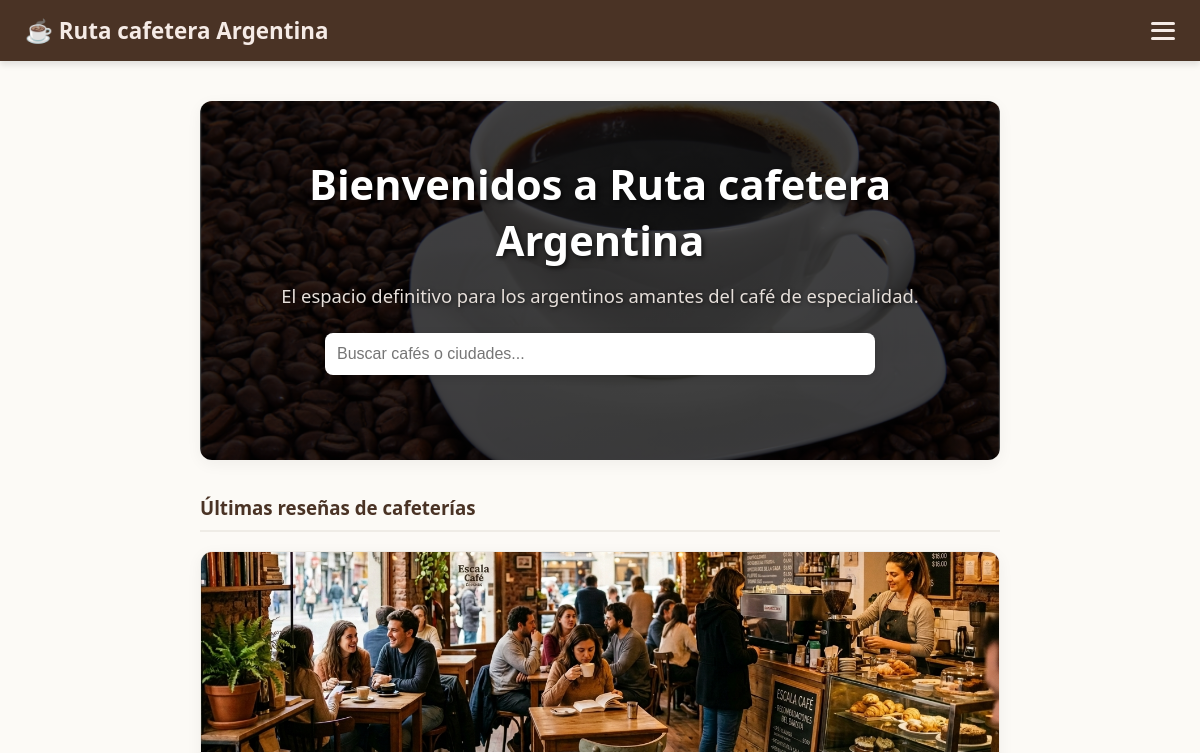
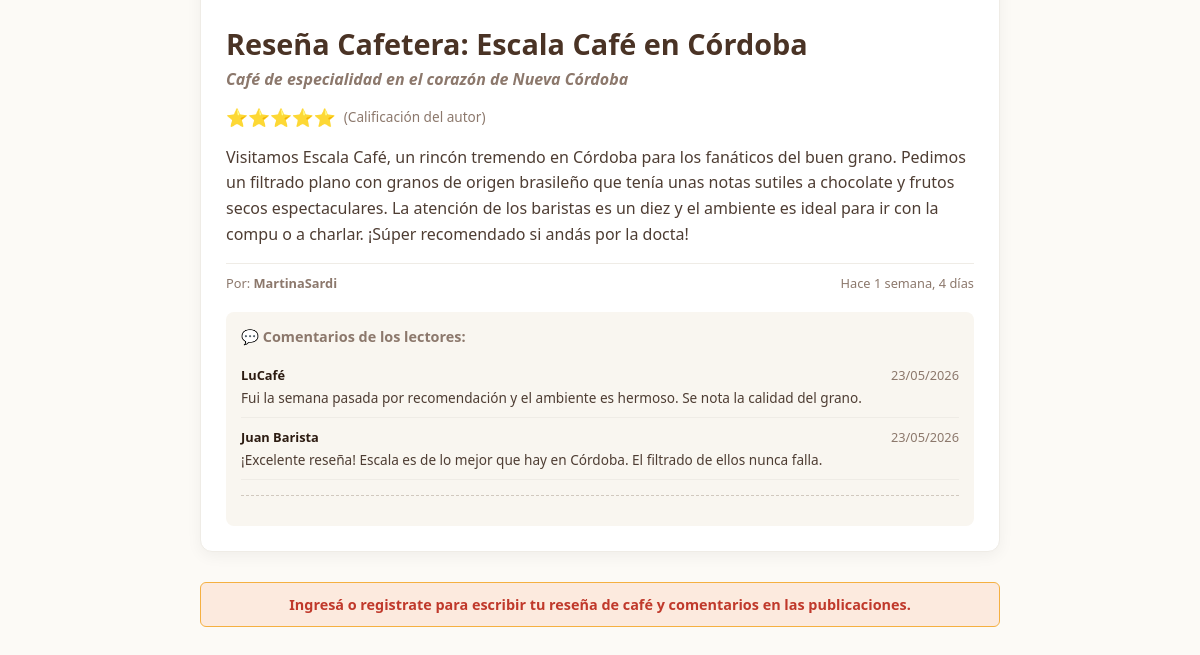
The app's page /, older data (2 pictures, top to bottom).
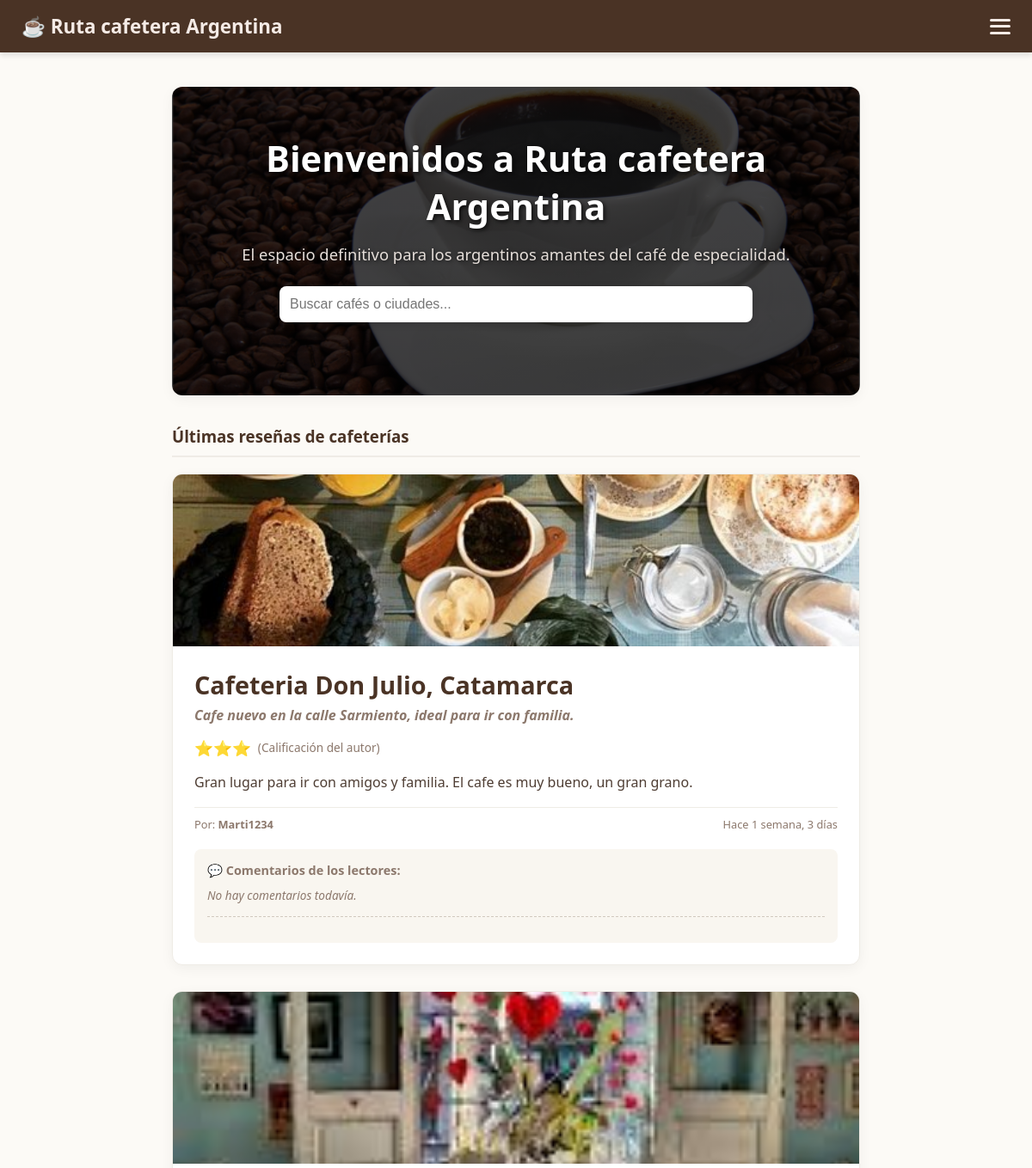
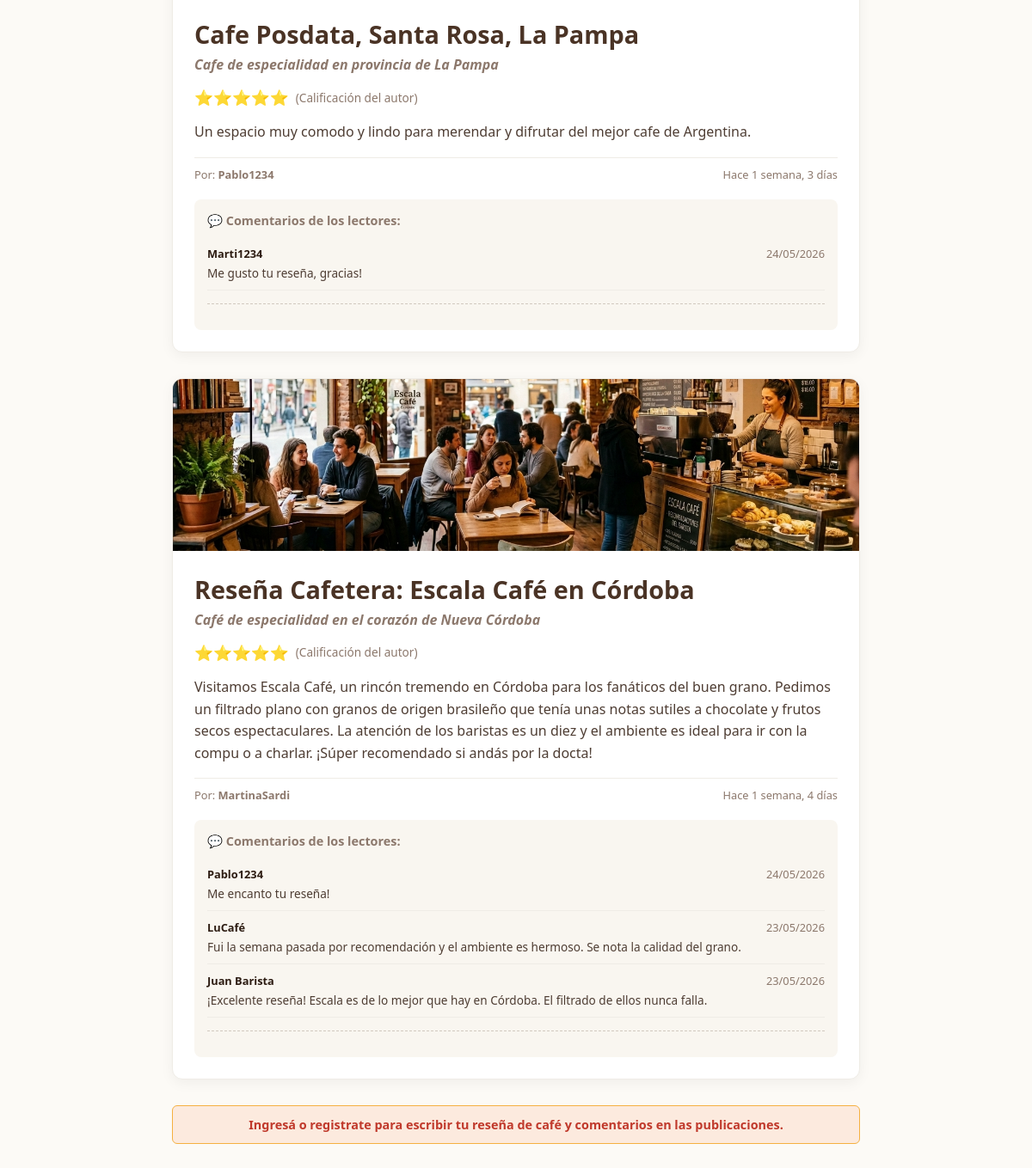
The same page, newer data (2 pictures, top to bottom).
### blog/models.py (models this page shows, shortened)
class Post(models.Model):
    titulo = models.CharField(max_length=100)
    subtitulo = models.CharField(max_length=150, blank=True)
    contenido = models.TextField()
    autor = models.ForeignKey(User, on_delete=models.CASCADE)
    fecha = models.DateTimeField(auto_now_add=True)
    metodo_preparacion = models.ForeignKey(Metodo, on_delete=models.SET_NULL, null=True, blank=True)
    imagen = models.ImageField(upload_to='cafes/', blank=True, null=True)
    PUNTUACION_CHOICES = [
    (1, '⭐'),
    (2, '⭐⭐'),
    (3, '⭐⭐⭐'),
    (4, '⭐⭐⭐⭐'),
    (5, '⭐⭐⭐⭐⭐'),
    ]
    puntuacion = models.IntegerField(choices=PUNTUACION_CHOICES, default=5, verbose_name="Calificación")

class Comentario(models.Model):
    post = models.ForeignKey(Post, on_delete=models.CASCADE, related_name='comentarios')
    autor = models.CharField(max_length=100)
    texto = models.TextField()
    fecha = models.DateTimeField(auto_now_add=True)

### blog/views.py (the view)
# urls.py: path('', views.home, name='home'),
def home(request):
    termino_busqueda = request.GET.get('buscar', '')
    if termino_busqueda:
        posts = Post.objects.filter(titulo__icontains=termino_busqueda) | Post.objects.filter(contenido__icontains=termino_busqueda)
    else:
        posts = Post.objects.all()
    posts = posts.order_by('-fecha')
    for post in posts:
        post.lista_comentarios = Comentario.objects.filter(post=post).order_by('-fecha') # type: ignore
    return render(request, 'blog/home.html', {'posts': posts})

### blog/templates/blog/home.html (shortened to what this page needs)
{% extends 'blog/base.html' %}
{% load static %}
{% block contenido %}
<div class="banner-bienvenida">
    <h1 style="color: #ffffff; font-size: 2.6rem; font-weight: bold; margin: 0 0 15px 0; text-shadow: 2px 2px 5px rgba(0,0,0,0.7);">
        Bienvenidos a Ruta cafetera Argentina
    </h1>
    <p style="color: #e6dfda; font-size: 1.15rem; margin: 0 0 25px 0; text-shadow: 1px 1px 4px rgba(0,0,0,0.7); max-width: 700px; margin: 0 auto 25px auto;">
        El espacio definitivo para los argentinos amantes del café de especialidad.
    </p>
    <div style="max-width: 550px; margin: 0 auto;">
        <form method="GET" action="/">
            <input type="text" name="buscar" class="buscador-cafe" placeholder="Buscar cafés o ciudades..." value="{{ request.GET.buscar }}" style="width: 100%; padding: 12px; border-radius: 8px; border: none; box-shadow: 0 2px 8px rgba(0,0,0,0.15);">
        </form>
    </div>
</div>
<div class="space-y-6">
    <h3 style="color: #4a3325; border-bottom: 2px solid #efece6; padding-bottom: 10px;">Últimas reseñas de cafeterías</h3>
    {% if posts %}
        {% for post in posts %}
            <div class="card-cafe">
        {% if post.imagen %}
            <img src="{{ post.imagen.url }}" alt="{{ post.titulo }}" class="banner-cafe" style="width: 100%; height: 200px; object-fit: cover; display: block;">
        {% else %}
            <img src="{% static 'blog/imágenes/default_cafe.png' %}" alt="Café por defecto" class="banner-cafe" style="width: 100%; height: 200px; object-fit: cover; display: block;">
        {% endif %}
                <div class="card-cuerpo">
                    <h2 class="card-titulo">{{ post.titulo }}</h2>
                    <h5 class="card-subtitulo">{{ post.subtitulo }}</h5>
                    <div style="display: flex; align-items: center; gap: 8px; margin: 8px 0;">
                        <span style="font-size: 1.1rem; color: #f39c12;">
                            {% if post.puntuacion == 1 %}⭐
                            {% elif post.puntuacion == 2 %}⭐⭐
                            {% elif post.puntuacion == 3 %}⭐⭐⭐
                            {% elif post.puntuacion == 4 %}⭐⭐⭐⭐
                            {% elif post.puntuacion == 5 %}⭐⭐⭐⭐⭐
                            {% endif %}
                        </span>
                        <span style="font-size: 0.85rem; color: #8c786c; font-weight: 500;">(Calificación del autor)</span>
                    </div>
                    <p class="card-texto">{{ post.contenido }}</p>
                    <div style="display: flex; justify-content: space-between; font-size: 0.8rem; color: #8c786c; margin-top: 15px; border-top: 1px solid #efece6; padding-top: 10px;">
                        <span>Por: <strong>{{ post.autor }}</strong></span>
                        <span>Hace {{ post.fecha|timesince }}</span>
                    </div>
                    <div class="bloque-comentarios">
                        <h4 style="margin: 0 0 10px 0; font-size: 0.9rem; color: #8c786c;">💬 Comentarios de los lectores:</h4>
                        {% if post.lista_comentarios %}
                            {% for comentario in post.lista_comentarios %}
                                <div class="comentario-item">
                                    <div style="display: flex; justify-content: space-between; font-size: 0.8rem; margin-bottom: 4px;">
                                        <strong>{{ comentario.autor }}</strong>
                                        <span style="color: #8c786c;">{{ comentario.fecha|date:"d/m/Y" }}</span>
                                    </div>
                                    <p style="margin: 0; font-size: 0.85rem; color: #4e3d33;">{{ comentario.texto }}</p>
                                </div>
                            {% endfor %}
                        {% else %}
                            <p style="margin: 0; font-size: 0.85rem; color: #8c786c; font-style: italic;">No hay comentarios todavía.</p>
                        {% endif %}
                        <div style="margin-top: 15px; border-top: 1px dashed #d1c9bf; padding-top: 15px;">
                        </div>
                    </div>
                </div>
            </div>
        {% endfor %}
    {% else %}
        <div style="background-color: #e6dfd3; color: #4a3325; text-align: center; padding: 20px; border-radius: 8px;">
            Todavía no hay reseñas cargadas o no coinciden con tu búsqueda.
        </div>
    {% endif %}
    {% if not request.user.is_authenticated %}
        <div style="background-color: #fceade; color: #c0392b; padding: 12px; border-radius: 6px; font-size: 0.9rem; text-align: center; font-weight: bold; margin-top: 20px; border: 1px solid #f5b041;">
            Ingresá o registrate para escribir tu reseña de café y comentarios en las publicaciones.
        </div>
    {% endif %}
</div>
{% endblock %}

### blog/templates/blog/base.html (shortened to what this page needs)
{% load static %}
<!DOCTYPE html>
<html lang="es">
<head>
    <link rel="stylesheet" href="{% static 'blog/css/estilos.css' %}">
</head>
<body>
    <nav class="navbar-cafe">
        <a href="/" class="brand">☕ Ruta cafetera Argentina</a>
        <label for="menu-toggle" class="menu-hamburguesa">
            <span></span>
            <span></span>
            <span></span>
        </label>
    </nav>
    <div class="container">
        {% block contenido %}
        {% endblock %}
    </div>
</body>
</html>

### blog/static/blog/css/estilos.css (style rules this page uses)
body { background-color: #fcfaf6; color: #2c1b11; font-family: 'Segoe UI', Tahoma, Geneva, Verdana, sans-serif; margin: 0; padding: 0; }
.navbar-cafe { background-color: #4a3325; padding: 15px 25px; display: flex; justify-content: space-between; align-items: center; box-shadow: 0 4px 6px rgba(0,0,0,0.1); position: relative; z-index: 100; }
.brand { font-size: 1.4rem; font-weight: bold; color: #f5ebe6; text-decoration: none; }
.menu-hamburguesa { display: flex; flex-direction: column; justify-content: space-between; width: 24px; height: 18px; cursor: pointer; }
.menu-hamburguesa span { display: block; width: 100%; height: 3px; background-color: #f5ebe6; border-radius: 2px; transition: all 0.3s ease; }
.container { max-width: 800px; margin: 40px auto; padding: 0 20px; }
.buscador-cafe { width: 100px; width: 100%; padding: 12px; border: 2px solid #d1c9bf; border-radius: 8px; font-size: 1rem; box-sizing: border-box; margin-bottom: 30px; outline: none; }
.card-cafe { background: #ffffff; border-radius: 12px; box-shadow: 0 4px 15px rgba(0,0,0,0.05); border: 1px solid #efece6; margin-bottom: 30px; overflow: hidden; }
.banner-cafe { background-color: #e6dfd3; height: 180px; background-size: cover; background-position: center; }
.card-cuerpo { padding: 25px; }
.card-titulo { color: #4a3325; margin: 0 0 5px 0; font-size: 1.8rem; }
.card-subtitulo { color: #8c786c; margin: 0 0 15px 0; font-size: 1rem; font-style: italic; }
.card-texto { line-height: 1.6; color: #4e3d33; }
.bloque-comentarios { background-color: #f9f6f0; border-radius: 8px; padding: 15px; margin-top: 20px; }
.comentario-item { border-bottom: 1px solid #efece6; padding: 10px 0; }

Row changes from the older to the newer data that the page shows:
added Post: imagen (picture), titulo "Cafeteria Don Julio, Catamarca", subtitulo "Cafe nuevo en la calle Sarmiento, ideal para ir con familia.", contenido "Gran lugar para ir con amigos y familia. El cafe es muy bueno, un gran grano.", autor "Marti1234", fecha "1 semana, 3 días", shows "No hay comentarios todavía."
added Post: imagen (picture), titulo "Cafe Posdata, Santa Rosa, La Pampa", subtitulo "Cafe de especialidad en provincia de La Pampa", contenido "Un espacio muy comodo y lindo para merendar y difrutar del mejor cafe de Argentina.", autor "Pablo1234", fecha "1 semana, 3 días"
added Comentario: autor "Marti1234", fecha "24/05/2026", texto "Me gusto tu reseña, gracias!", shown under "Cafe Posdata, Santa Rosa, La Pampa"
added Comentario: autor "Pablo1234", fecha "24/05/2026", texto "Me encanto tu reseña!", shown under Post "Reseña Cafetera: Escala Café en Córdoba"
